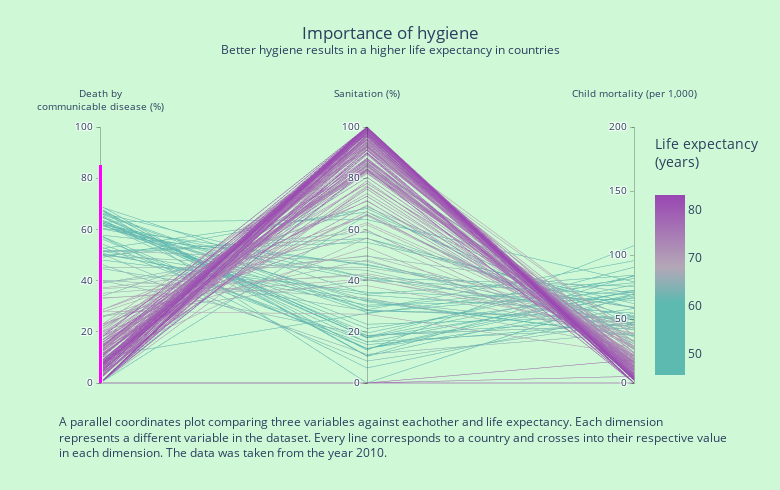

The cell this chart's notebook holds for it:
### Markdown cell above
### Hygiene

Other than the utalization for hydration, clean water can also be used for hygienic purposes. Hygiene in a country is important, because it reduces the risk and transmission of contagious infections. Especially in poor countries, inadequate hygiene also increases child mortality. For example, promoting good hygiene significantly reduces the risks of diarrhoeal illness, a leading cause of child mortality (Fewtrell, L. et al., 2005). These three variables, together with life expectancy, can be visualized in a parallel coordinates plot.

### Code cell
%run disease_homic_mat_hyg.ipynb

### Figure 1 — Plotly figure (JSON) as saved in the notebook; plotly's stock layout.template omitted (floating-point values rounded to 4 significant figures; data arrays with more than 128 entries replaced by an {"elided": "..."} marker saying what was removed)
{"data": [{"dimensions": [{"constraintrange": [0, 80], "label": "Death by<br>communicable disease (%)", "range": [0, 100], "tickvals": [0, 20, 40, 60, 80, 100], "values": {"elided": "210 str values"}}, {"label": "Sanitation (%)", "range": [0, 100], "tickvals": [0, 20, 40, 60, 80, 100], "values": {"elided": "210 float values"}}, {"label": "Child mortality (per 1,000)", "range": [0, 200], "tickvals": [0, 50, 100, 150, 200], "values": {"elided": "210 str values"}}], "line": {"color": {"elided": "210 float values"}, "colorbar": {"title": {"text": "Life expectancy<br>(years)<br> <br>"}}, "colorscale": [[0, "#5dbab1"], [0.4, "#5dbab1"], [0.6, "#b4a7b7"], [1, "#9946b2"]], "showscale": true}, "type": "parcoords"}], "layout": {"annotations": [{"align": "left", "font": {"size": 12}, "showarrow": false, "text": "A parallel coordinates plot comparing three variables against eachother and life expectancy. Each dimension<br>represents a different variable in the dataset. Every line corresponds to a country and crosses into their respective value<br>in each dimension. The data was taken from the year 2010.", "x": -0.08, "xanchor": "left", "xref": "paper", "y": -0.3, "yanchor": "bottom", "yref": "paper"}], "font": {"size": 12}, "height": 490, "margin": {"b": 105, "l": 100, "r": 100, "t": 125}, "paper_bgcolor": "#cff8d6", "plot_bgcolor": "#cff8d6", "title": {"text": "Importance of hygiene<br><sup>Better hygiene results in a higher life expectancy in countries</sup>", "x": 0.5, "y": 0.92}, "width": 780}}
